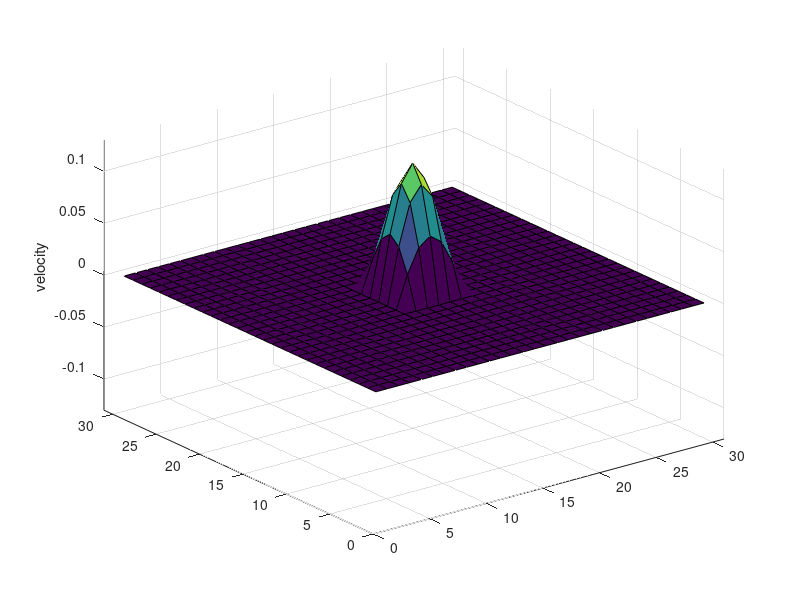
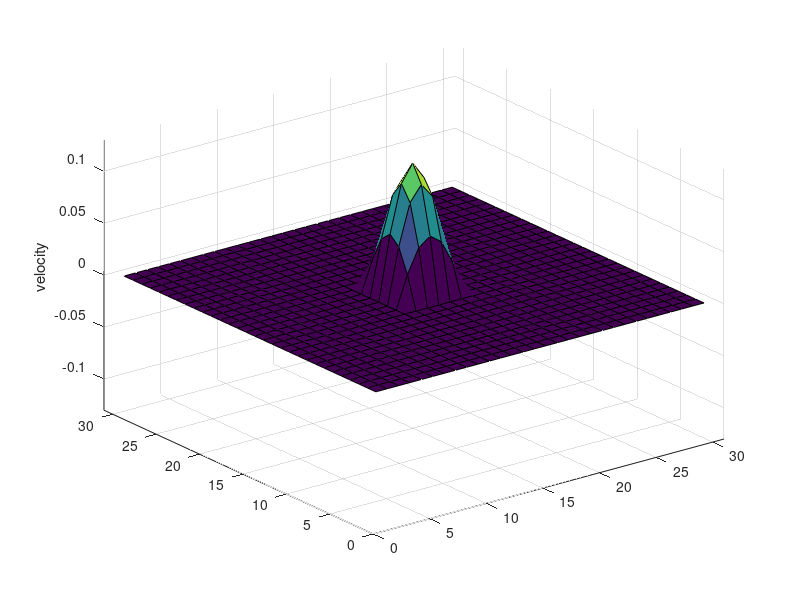
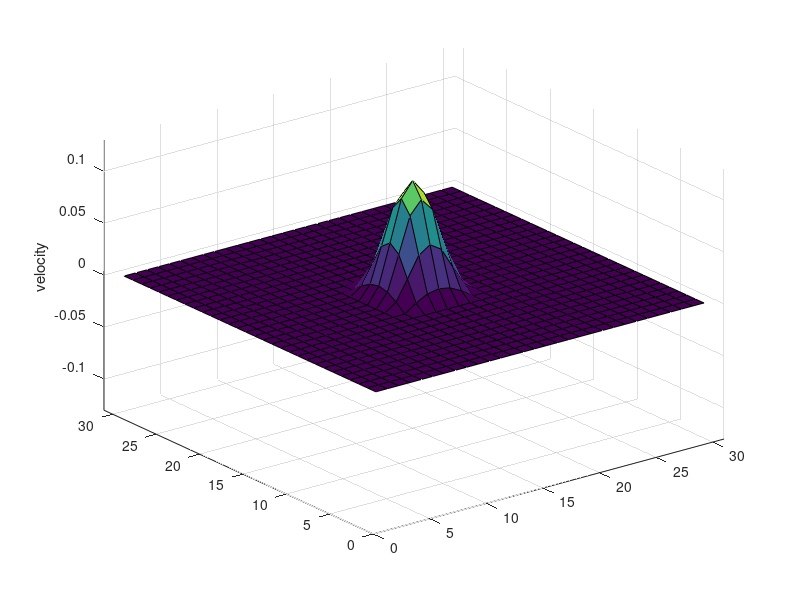
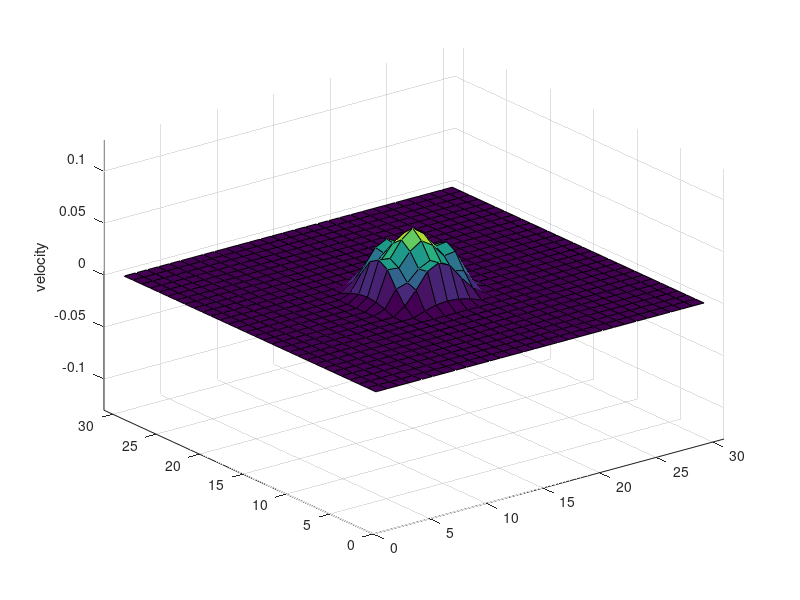

The MATLAB source for these figures, in order:
% mesh2d.m
%
% A Matlab script implementing a rectilinear waveguide mesh.  This
% scheme is based on the STK Mesh2D class.  The calculations make use
% of two sets of wave variable matrices that are alternated to save
% state.  Note that the mesh boundaries do not appear to be perfectly
% fixed in the plots.  This occurs because the plotted values do not
% include the outer boundary junctions.
%
% by Gary Scavone
% MUMT614, McGill University, 2004.

imgDir = 'meshImages/'

%% run the mesh and save jpeg images

% Sample rate for playback.
fs = 22025;
dur = 0.0015;

% Length of signal to calculate.
N = floor(dur*fs);

% Plot settings.
nDisplay = 1;   % Ticks between plots.
pTime = 0.01;   % Seconds to pause

% Number of (x,y) grid junctions (assuming square shape).
NJ = 31;

% Initialize calculation matrices.
vxp = zeros(NJ,NJ);
vxm = zeros(NJ,NJ);
vyp = zeros(NJ,NJ);
vym = zeros(NJ,NJ);

vxp1 = zeros(NJ,NJ);
vxm1 = zeros(NJ,NJ);
vyp1 = zeros(NJ,NJ);
vym1 = zeros(NJ,NJ);

v = zeros(NJ-1,NJ-1);
y = zeros(1,N);

% Provide initial velocity profile (width = 20% of grid)
dim = floor(NJ/5);
start = floor((NJ-dim)/2);
vals = zeros(NJ-1,1);
vals(start:start+dim-1) = 0.25*sin(pi*[0:dim-1]/(dim));
valm = vals*transpose(vals);
vxp1(1:NJ-1,1:NJ-1) = valm;
vyp1(1:NJ-1,1:NJ-1) = valm;
vxm1(1:NJ-1,2:NJ) = valm;
vym1(2:NJ,1:NJ-1) = valm;

% Do initial display.
v = 0.5 * (vxp1(1:NJ-1,1:NJ-1) + vxm1(1:NJ-1,2:NJ) + ...
           vyp1(1:NJ-1,1:NJ-1) + vym1(2:NJ,1:NJ-1));
surf(v);
axis([0, NJ, 0, NJ, -0.13 0.13])
zlabel('velocity');
set(gcf, 'Position', [0, 0, 800, 800], 'PaperUnits', 'points')
saveas(gcf, [imgDir 'jpeg/0'], 'jpeg')

disp('paused ...');
pause;



for n = 1:N

  if ( mod(n,2) == 0 ) % tick0

    v = 0.5 * (vxp(1:NJ-1,1:NJ-1) + vxm(1:NJ-1,2:NJ) + ...
               vyp(1:NJ-1,1:NJ-1) + vym(2:NJ,1:NJ-1));

    % Update outgoing junction wave components.
    vxp1(1:NJ-1,2:NJ) = v - vxm(1:NJ-1,2:NJ);
    vyp1(2:NJ,1:NJ-1) = v - vym(2:NJ,1:NJ-1);
    vxm1(1:NJ-1,1:NJ-1) = v - vxp(1:NJ-1,1:NJ-1);
    vym1(1:NJ-1,1:NJ-1) = v - vyp(1:NJ-1,1:NJ-1);

    % Do boundary reflections.
    vxp1(1:NJ-1,1) = -0.99*vxm(1:NJ-1,1);
    vxm1(1:NJ-1,NJ) = -0.99*vxp(1:NJ-1,NJ);
    vyp1(1,1:NJ-1) = -0.99*vym(1,1:NJ-1);
    vym1(NJ,1:NJ-1) = -0.99*vyp(NJ,1:NJ-1);
  
  else % tick1

    v = 0.5 * (vxp1(1:NJ-1,1:NJ-1) + vxm1(1:NJ-1,2:NJ) + ...
               vyp1(1:NJ-1,1:NJ-1) + vym1(2:NJ,1:NJ-1));

    % Update outgoing junction wave components.
    vxp(1:NJ-1,2:NJ) = v - vxm1(1:NJ-1,2:NJ);
    vyp(2:NJ,1:NJ-1) = v - vym1(2:NJ,1:NJ-1);
    vxm(1:NJ-1,1:NJ-1) = v - vxp1(1:NJ-1,1:NJ-1);
    vym(1:NJ-1,1:NJ-1) = v - vyp1(1:NJ-1,1:NJ-1);

    % Do boundary reflections.
    vxp(1:NJ-1,1) = -0.99*vxm1(1:NJ-1,1);
    vxm(1:NJ-1,NJ) = -0.99*vxp1(1:NJ-1,NJ);
    vyp(1,1:NJ-1) = -0.99*vym1(1,1:NJ-1);
    vym(NJ,1:NJ-1) = -0.99*vyp1(NJ,1:NJ-1);
  
  end

  if ( mod(n,nDisplay) == 0 )
    surf(v);
    axis([0, NJ, 0, NJ, -0.13 0.13])
    zlabel('velocity');
    
    %disp('paused ...');
    %pause(pTime);

    set(gcf, 'Position', [0, 0, 800, 800], 'PaperUnits', 'points')
    saveas(gcf, [imgDir 'jpeg/' num2str(n)], 'jpeg')
    
  end
  
  % Do output calculation.
  y(n) = v(NJ-1,NJ-1);

end

%plot(y);
%sound(0.99*y/max(abs(y)), fs);

%% take the jpeg images and put them into a gif file
% see this answer for help:
% https://www.mathworks.com/matlabcentral/answers/94495-how-can-i-create-animated-gif-images-in-matlab

imgList = dir([imgDir 'jpeg/']);
imgList = imgList(3:end); % get rid of the '.' and '..'

gifPath = [imgDir 'meshGIF.gif'];

for i=0:length(imgList)-1
    
    [imgDir 'jpeg/' num2str(i) '.jpg']
    img = imread([imgDir 'jpeg/' num2str(i) '.jpg'], 'jpeg');
    [imind, cm] = rgb2ind(img, 256); 
    if i == 1 
        imwrite(imind, cm, gifPath, 'gif', 'Loopcount', inf, 'DelayTime', 0.25); 
    else 
        imwrite(imind, cm, gifPath, 'gif', 'WriteMode', 'append', 'DelayTime', 0.25); 
    end 
    
end